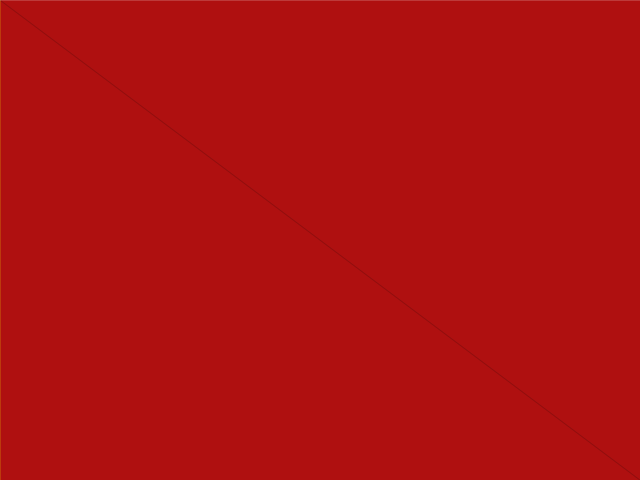
Frame 1 (no input)
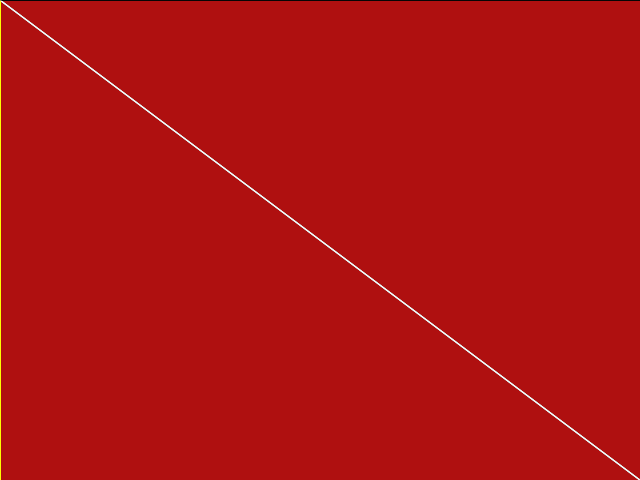
Frame 60 (the mouse pressed at the canvas centre just before this capture)
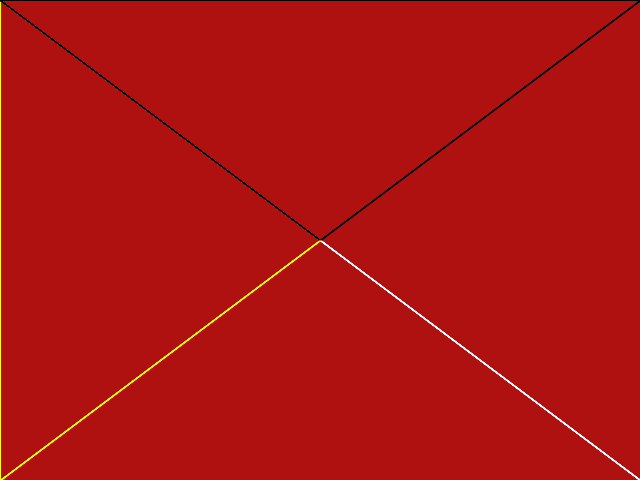
Frame 120 (the mouse held since frame 60 and released just before this capture)

The Processing sketch that drew these frames (run headless with seeded random() and noise(); from frame 60 on, the mouse is pressed at the canvas centre):

// Processing sketch: sketch_may20c
// ── sketch_may20c.pde
// First pedorrin Processing Program
// By Dalton

int r1;
int g1;
int b1;
int r2;
int g2;
int b2;
int r3;
int g3;
int b3;
int r4;
int g4;
int b4;

void setup() {

size(640,480);
background(175,16,16);

r1=255;
g1=255;
b1=255;

r2=0;
g2=0;
b2=0;

r3=255;
g3=255;
b3=0;


}

void draw() {
  smooth();
  
  stroke(r1, g1, b1,45); 
  line(0, 0, mouseX, mouseY);
  line(640, 0, mouseX, mouseY);
  
  stroke(r2, g2, b2,45);
  line(640, 480, mouseX, mouseY);
  
  stroke(r3, g3, b3,45);
  line(0, 480, mouseX, mouseY);

  r1=r1-5;
  g1=g1-5;
  b1=b1-5;
  
  r2=r2+5;
  g2=g2+5;
  b2=b2+5;  
  
  b3=b3-5;
    
 
  
}
  
